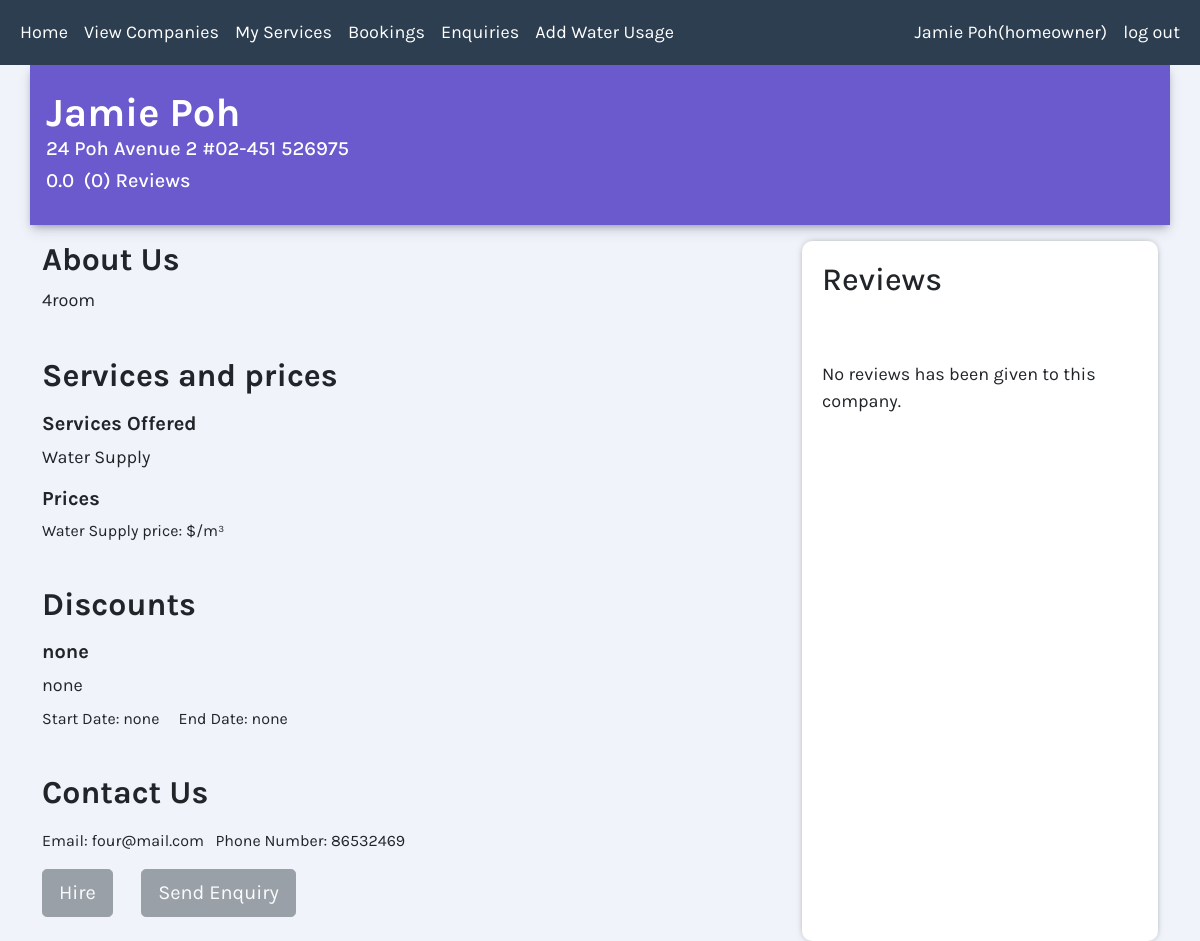
/companyDetailsComp.php (signed in), run on an earlier commit of the app's database.
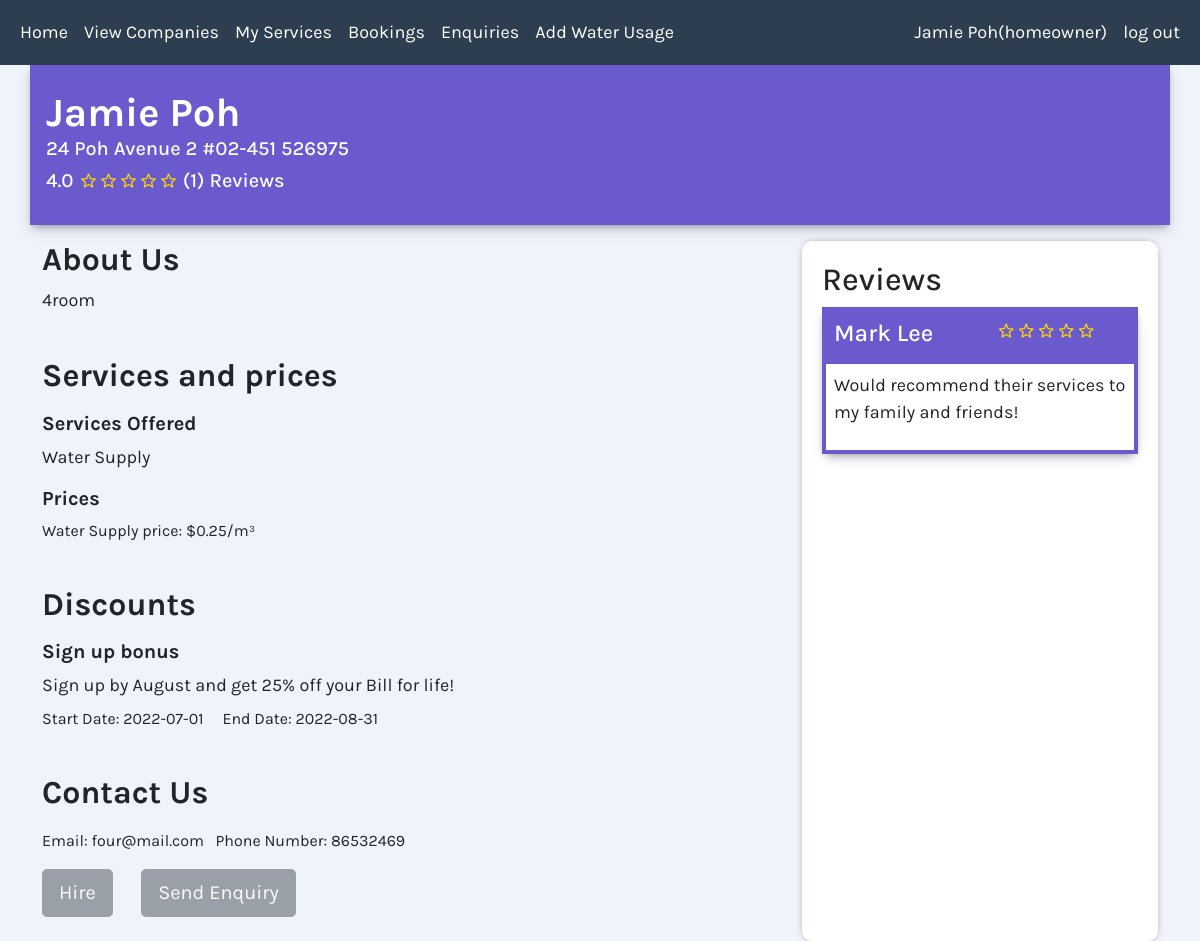
And on a later commit of the database.
### tables this page shows
CREATE TABLE `Company_Services` (
  `cs_ID` int(11) NOT NULL,
  `service_ID` int(11) NOT NULL,
  `company_ID` int(11) NOT NULL,
  `price` double(11,2) DEFAULT NULL
);

CREATE TABLE `Discounts` (
  `discount_ID` int(11) NOT NULL,
  `company_ID` int(11) NOT NULL,
  `discount_name` varchar(100) NOT NULL,
  `discount_start_date` varchar(15) NOT NULL,
  `discount_end_date` varchar(15) NOT NULL,
  `discount_description` varchar(500) NOT NULL,
  `discount_modifier` int(3) NOT NULL
);

CREATE TABLE `Ratings` (
  `rating_ID` int(11) NOT NULL,
  `company_ID` int(10) DEFAULT NULL,
  `homeowner_ID` int(10) NOT NULL,
  `score` decimal(5,1) NOT NULL,
  `review` varchar(500) NOT NULL
);

CREATE TABLE `Homeowners` (
  `homeowner_ID` int(11) NOT NULL,
  `username` varchar(50) NOT NULL,
  `password` varchar(255) NOT NULL,
  `name` varchar(50) NOT NULL,
  `email` varchar(50) NOT NULL,
  `phone` int(11) NOT NULL,
  `address` varchar(255) NOT NULL,
  `postal_code` int(11) NOT NULL,
  `home_type` varchar(30) NOT NULL,
  `user_type` varchar(20) NOT NULL,
  `suspended` tinyint(1) NOT NULL DEFAULT 0,
  `verified` tinyint(1) NOT NULL DEFAULT 0
);

### companyDetailsComp.php (the view, shortened to what the changed rows need)
<!DOCTYPE html>
<?php
 include_once('conn.php');
 include_once('cssLinks.php');
 $CID = $_SESSION['ID'];
 try
 {
  $query = "SELECT price FROM Company_Services as cs
            JOIN Services as serv
            ON cs.service_ID = serv.service_ID
            WHERE company_ID =$CID AND service_name ='Water Supply'";
  $result =  mysqli_query($conn, $query);
    if ($result->num_rows > 0) {
        while($row = $result->fetch_assoc()) {
          $water_price = $row["price"];
        }
    }
    else{
      $water_price = "none";
    }
    $query = "SELECT price FROM Company_Services as cs
              JOIN Services as serv
              ON cs.service_ID = serv.service_ID
              WHERE company_ID =$CID AND service_name ='Maintenance'";
    $result =  mysqli_query($conn, $query);
      if ($result->num_rows > 0) {
          while($row = $result->fetch_assoc()) {
            $maintenance_price = $row["price"];
          }
      }
      else{
        $maintenance_price = "none";
      }
    $query = "SELECT * FROM Discounts
              WHERE company_ID =$CID";
    $result =  mysqli_query($conn, $query);
      if ($result->num_rows > 0) {
          while($row = $result->fetch_assoc()) {
            $discount_name = $row["discount_name"];
            $discount_start_date= $row["discount_start_date"];
            $discount_end_date= $row["discount_end_date"];
            $discount_description= $row["discount_description"];
          }
      }
      else{
        $discount_name = "none";
        $discount_start_date= "none";
        $discount_end_date= "none";
        $discount_description= "none";
      }
      $query = "SELECT GROUP_CONCAT(serv.service_name SEPARATOR ', ') as service_grouped
                FROM Company AS comp
                JOIN Company_Services AS cs
                ON comp.company_ID = cs.company_ID
                JOIN Services As serv
                ON cs.service_ID = serv.service_ID
                WHERE comp.company_ID = $CID";
      $result =  mysqli_query($conn, $query);
        if ($result->num_rows > 0) {
            while($row = $result->fetch_assoc()) {
              $service_grouped = $row["service_grouped"];
            }
        }
  }
  catch (mysqli_sql_exception $e)
  {
    echo "<p>Error " . mysqli_errno($conn). ": " . mysqli_error($conn);
  }
 ?>
<html lang="en">
<head>
</head>
<body>
<?php
  try {
    $getNumberOfReviews = mysqli_query($conn, "SELECT count(*) from Ratings where company_ID = $CID");
    $numberOfReviews = $getNumberOfReviews->fetch_array()[0] ?? '';
  } catch (mysqli_sql_exception $e) {
    echo "<p>Error " . mysqli_errno($conn). ": " . mysqli_error($conn);
  }
  try {
    $getAverageRating = mysqli_query($conn, "SELECT avg(score) from Ratings where company_ID = $CID");
    $averageRating = $getAverageRating->fetch_array()[0] ?? '';
  } catch (mysqli_sql_exception $e) {
    echo "<p>Error " . mysqli_errno($conn). ": " . mysqli_error($conn);
  }
  $stars = $averageRating;
    if ($stars > 0 && $stars < 1)  {
      $stars = '<div class="float-start font-20 material-symbols-rounded mt-01 gold">star_half</div>
                <div class="float-start font-20 material-symbols-rounded mt-01 gold">grade</div>
                <div class="float-start font-20 material-symbols-rounded mt-01 gold">grade</div>
                <div class="float-start font-20 material-symbols-rounded mt-01 gold">grade</div>
                <div class="float-start font-20 material-symbols-rounded mt-01 gold">grade</div>';
  } else if ($stars == 4) {
      $stars = '<div class="float-start font-20 material-symbols-rounded mt-01 gold">star</div>
                <div class="float-start font-20 material-symbols-rounded mt-01 gold">star</div>
                <div class="float-start font-20 material-symbols-rounded mt-01 gold">star</div>
                <div class="float-start font-20 material-symbols-rounded mt-01 gold">star</div>
                <div class="float-start font-20 material-symbols-rounded mt-01 gold">grade</div>';
  } else if ($stars > 4 && $stars < 5) {
      $stars = '<div class="float-start font-20 material-symbols-rounded mt-01 gold">star</div>
                <div class="float-start font-20 material-symbols-rounded mt-01 gold">star</div>
                <div class="float-start font-20 material-symbols-rounded mt-01 gold">star</div>
                <div class="float-start font-20 material-symbols-rounded mt-01 gold">star</div>
                <div class="float-start font-20 material-symbols-rounded mt-01 gold">star_half</div>';
  }else if ($stars == 5) {
      $stars = '<div class="float-start font-20 material-symbols-rounded mt-01 gold">star</div>
                <div class="float-start font-20 material-symbols-rounded mt-01 gold">star</div>
                <div class="float-start font-20 material-symbols-rounded mt-01 gold">star</div>
                <div class="float-start font-20 material-symbols-rounded mt-01 gold">star</div>
                <div class="float-start font-20 material-symbols-rounded mt-01 gold">star</div>';
  }
?>
    <div class ="container SlateBlue boxshadow ps-3 p-4">
    <div class="row">
      <div class="col text-white ">
        <h1 class ="fw-bold mb-0"><?php echo $_SESSION['name'];?></h1>
        <h5 class =""><?php echo $_SESSION['address'] ." ". $_SESSION['postal_code'];?> </h5 >
        <h5 class="float-start"><?php echo number_format(floatval($averageRating), 1); ?>&nbsp;</h5>
        <div class="float-start">&nbsp;<?php echo $stars; ?></div>
        <h5 class="float-start"><?php echo  "(" . $numberOfReviews . ")"." "."Reviews";?> </h5>
      </div>
    </div>
    </div>
    <div class ="container">
        <div class="row">
          <div class="col-md-8 ">
            <div class="aboutUs mt-3">
                <h2 class ="fw-bold">About Us</h2>
            </div>
            <br>
            <div class="serviceNPrice">
                <h2 class ="fw-bold mb-3">Services and prices</h2>
                <h3 style="font-size:20px;font-weight:bold;">Services Offered</h3>
                <p><?php echo $service_grouped;?></p>
                <h3 style="font-size:20px;font-weight:bold;">Prices</h3>
            <pre><?php if($water_price != "none"){echo "Water Supply price: $". $water_price . "/m³     ";} if($maintenance_price != "none"){echo "Maintenance Fee: $". $maintenance_price . " per job     ";}?></pre>
            </div>
            <br>
            <div class="packages">
              <h2 class ="fw-bold mb-3">Discounts</h2>
              <h3 style="font-size:20px;font-weight:bold;"><?php echo $discount_name;?></h3>
              <p class="mb-2"><?php echo $discount_description;?></p>
              <pre>Start Date: <?php echo $discount_start_date ;?>     End Date: <?php echo $discount_end_date ;?></pre>
            </div>
            <br>
            <div class="contactUs">
              <h2 class ="fw-bold mb-3">Contact Us</h2>
            </div>
        </div>
    <?php
      try {
        $reviews = "SELECT Homeowners.name, Ratings.score, Ratings.review from Ratings join Homeowners on Ratings.homeowner_ID = Homeowners.homeowner_ID where Ratings.company_ID = $CID";
        $result = mysqli_query($conn, $reviews);
    ?>
    <div class="col-md-4 ">
        <div class="review boxshadow mt-3">
          <tr><th><h2>Reviews</h2></th><tr>
          <?php
            if (mysqli_num_rows($result) < 1) {
              echo "<br><br>No reviews has been given to this company.<br><br>";
            } else {
              while (($Row = mysqli_fetch_assoc($result)) != FALSE) {
                $stars = $Row['score'];
                if ($stars == 1) {
                  $stars = '<div class="float-start font-20 material-symbols-rounded mt-01 gold">star</div>
                            <div class="float-start font-20 material-symbols-rounded mt-01 gold">grade</div>
                            <div class="float-start font-20 material-symbols-rounded mt-01 gold">grade</div>
                            <div class="float-start font-20 material-symbols-rounded mt-01 gold">grade</div>
                            <div class="float-start font-20 material-symbols-rounded mt-01 gold">grade</div>';
                } else if ($stars == 4) {
                  $stars = '<div class="float-start font-20 material-symbols-rounded mt-01 gold">star</div>
                            <div class="float-start font-20 material-symbols-rounded mt-01 gold">star</div>
                            <div class="float-start font-20 material-symbols-rounded mt-01 gold">star</div>
                            <div class="float-start font-20 material-symbols-rounded mt-01 gold">star</div>
                            <div class="float-start font-20 material-symbols-rounded mt-01 gold">grade</div>';
                } else if ($stars == 4.5) {
                  $stars = '<div class="float-start font-20 material-symbols-rounded mt-01 gold">star</div>
                            <div class="float-start font-20 material-symbols-rounded mt-01 gold">star</div>
                            <div class="float-start font-20 material-symbols-rounded mt-01 gold">star</div>
                            <div class="float-start font-20 material-symbols-rounded mt-01 gold">star</div>
                            <div class="float-start font-20 material-symbols-rounded mt-01 gold">star_half</div>';
                } else if ($stars == 5) {
                  $stars = '<div class="float-start font-20 material-symbols-rounded mt-01 gold">star</div>
                            <div class="float-start font-20 material-symbols-rounded mt-01 gold">star</div>
                            <div class="float-start font-20 material-symbols-rounded mt-01 gold">star</div>
                            <div class="float-start font-20 material-symbols-rounded mt-01 gold">star</div>
                            <div class="float-start font-20 material-symbols-rounded mt-01 gold">star</div>';
                }
                ?>
                <table class='table table-borderless boxshadow innerReviewTable'>
                        <tr class='table-padding text-white'>
                                <td >
                                    <h4><?php echo $Row['name']?></h4>
                                </td>
                                <td >
                                    <h4><?php echo $stars;?></h4>
                                </td>
                            </tr>
                            <tbody class='innerReviewTable'>
                                <td colspan="2"><p class="reviewdetail"><?php echo $Row['review'];?>
                                </p></td>
                            </tbody>
                </tr>
                  <?php }} ?>
            <?php } catch (mysqli_sql_exception $e) {
            echo "<p>Error " . mysqli_errno($conn). ": " . mysqli_error($conn);}?>
        </div>
    </div>
    </div>
    </div>
    </body>
    </html>

What changed in the data, as far as the page shows it:
now on this page (row edited): company_services: price "0.25"
now on this page (row edited): discounts: discount_name "Sign up bonus", discount_description "Sign up by August and get 25% off your Bill for life!", discount_start_date "2022-07-01", discount_end_date "2022-08-31"
added ratings: homeowner_ID.name "Mark Lee", score 4 (drawn), review "Would recommend their services to my family and friends!"
Also different on the page:
$averageRating: "0.0" → "4.0"
$numberOfReviews: "0" → "1"
$discount_name: "none" → (not shown)
$discount_description: "none" → (not shown)
$discount_start_date: "none" → (not shown)
$discount_end_date: "none" → (not shown)
text no longer shown: "No reviews has been given to this company."
